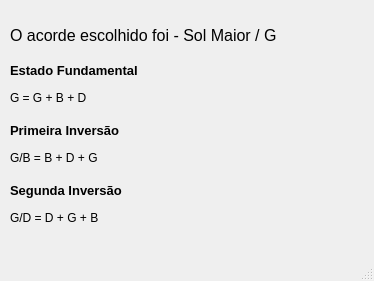
<?xml version="1.0" encoding="UTF-8"?>
<ui version="4.0">
 <class>MainWindow</class>
 <widget class="QMainWindow" name="MainWindow">
  <property name="geometry">
   <rect>
    <x>0</x>
    <y>0</y>
    <width>374</width>
    <height>281</height>
   </rect>
  </property>
  <property name="windowTitle">
   <string>MainWindow</string>
  </property>
  <widget class="QWidget" name="centralwidget">
   <widget class="QLabel" name="label">
    <property name="geometry">
     <rect>
      <x>10</x>
      <y>20</y>
      <width>351</width>
      <height>31</height>
     </rect>
    </property>
    <property name="font">
     <font>
      <pointsize>12</pointsize>
     </font>
    </property>
    <property name="text">
     <string>O acorde escolhido foi - Sol Maior / G</string>
    </property>
   </widget>
   <widget class="QLabel" name="label_2">
    <property name="geometry">
     <rect>
      <x>10</x>
      <y>60</y>
      <width>141</width>
      <height>21</height>
     </rect>
    </property>
    <property name="font">
     <font>
      <pointsize>10</pointsize>
      <weight>75</weight>
      <bold>true</bold>
     </font>
    </property>
    <property name="text">
     <string>Estado Fundamental</string>
    </property>
   </widget>
   <widget class="QLabel" name="label_3">
    <property name="geometry">
     <rect>
      <x>10</x>
      <y>90</y>
      <width>341</width>
      <height>16</height>
     </rect>
    </property>
    <property name="font">
     <font>
      <pointsize>9</pointsize>
     </font>
    </property>
    <property name="text">
     <string>G = G + B + D</string>
    </property>
   </widget>
   <widget class="QLabel" name="label_4">
    <property name="geometry">
     <rect>
      <x>10</x>
      <y>150</y>
      <width>351</width>
      <height>16</height>
     </rect>
    </property>
    <property name="font">
     <font>
      <pointsize>9</pointsize>
     </font>
    </property>
    <property name="text">
     <string>G/B = B + D + G</string>
    </property>
   </widget>
   <widget class="QLabel" name="label_5">
    <property name="geometry">
     <rect>
      <x>10</x>
      <y>120</y>
      <width>141</width>
      <height>21</height>
     </rect>
    </property>
    <property name="font">
     <font>
      <pointsize>10</pointsize>
      <weight>75</weight>
      <bold>true</bold>
     </font>
    </property>
    <property name="text">
     <string>Primeira Inversão</string>
    </property>
   </widget>
   <widget class="QLabel" name="label_6">
    <property name="geometry">
     <rect>
      <x>10</x>
      <y>210</y>
      <width>351</width>
      <height>16</height>
     </rect>
    </property>
    <property name="font">
     <font>
      <pointsize>9</pointsize>
     </font>
    </property>
    <property name="text">
     <string>G/D = D + G + B</string>
    </property>
   </widget>
   <widget class="QLabel" name="label_7">
    <property name="geometry">
     <rect>
      <x>10</x>
      <y>180</y>
      <width>141</width>
      <height>21</height>
     </rect>
    </property>
    <property name="font">
     <font>
      <pointsize>10</pointsize>
      <weight>75</weight>
      <bold>true</bold>
     </font>
    </property>
    <property name="text">
     <string>Segunda Inversão</string>
    </property>
   </widget>
  </widget>
  <widget class="QMenuBar" name="menubar">
   <property name="geometry">
    <rect>
     <x>0</x>
     <y>0</y>
     <width>374</width>
     <height>21</height>
    </rect>
   </property>
  </widget>
  <widget class="QStatusBar" name="statusbar"/>
 </widget>
 <resources/>
 <connections/>
</ui>
